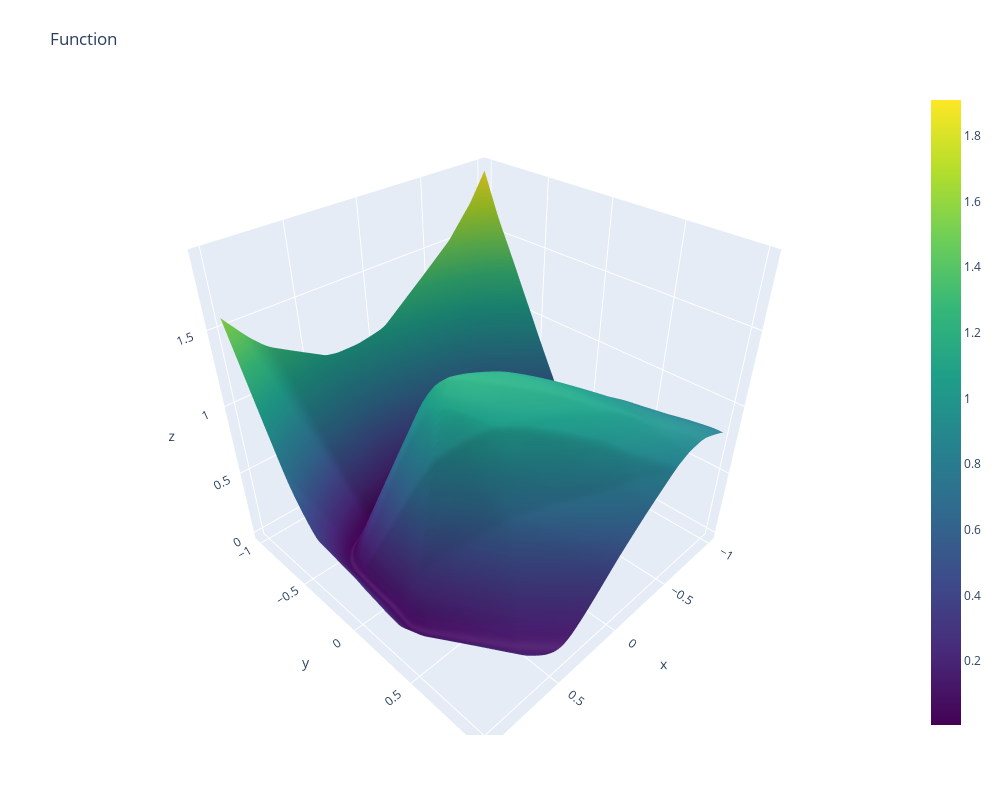

Here is the notebook cell this chart was saved with:
### Code cell
import plotly.graph_objects as go

fig = go.Figure(data=[go.Surface(z=out, x=X, y=Y, colorscale="Viridis")])

fig.update_layout(title='Function', autosize=False,
                  width=1000, height=800,
                  margin=dict(l=65, r=50, b=65, t=90))

fig.show()
